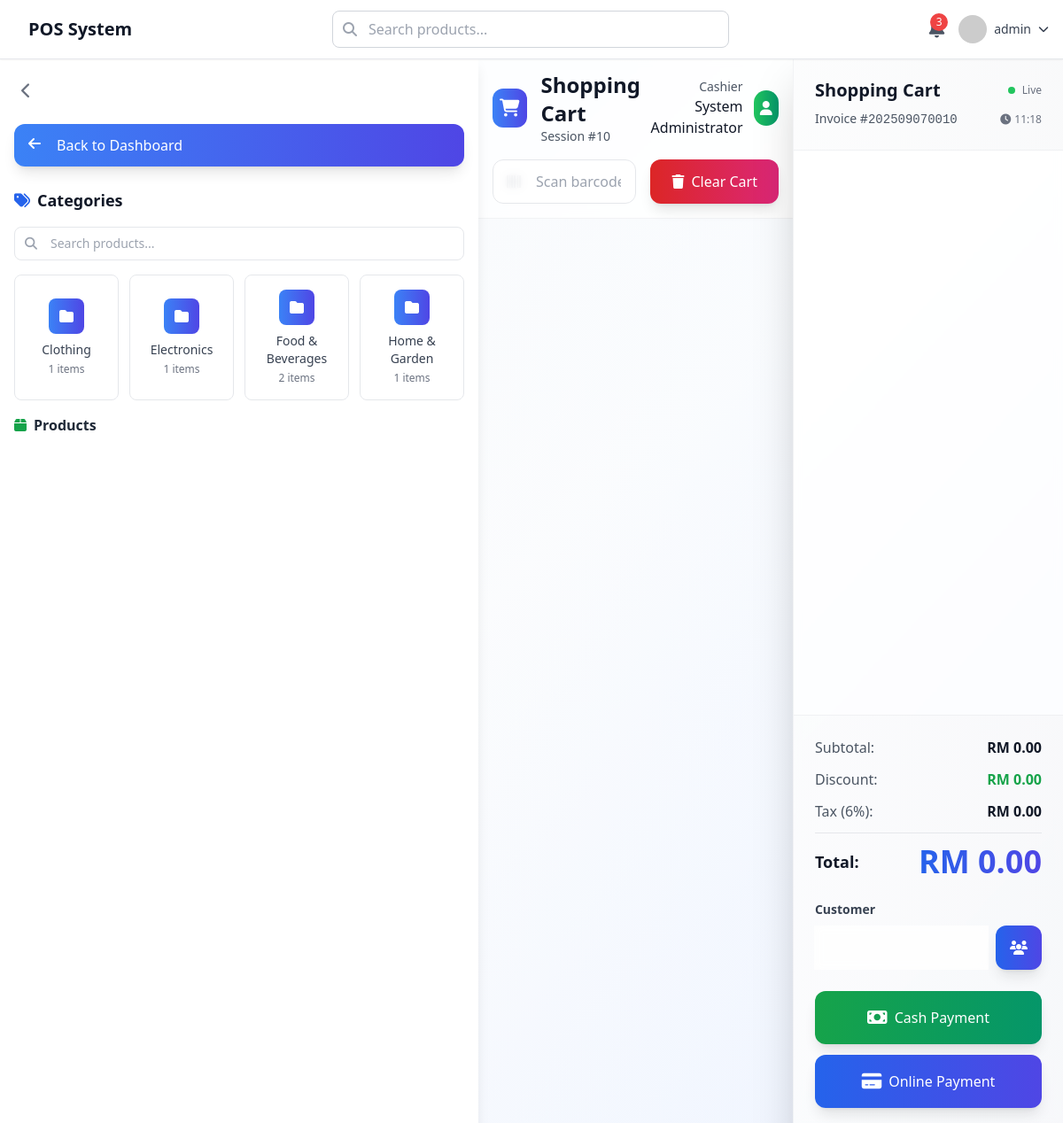
The app's page /pos.php (signed in) with its own data.
### tables this page shows
CREATE TABLE IF NOT EXISTS `categories` (
  `id` int NOT NULL AUTO_INCREMENT,
  `name` varchar(100) NOT NULL,
  `description` text,
  `is_active` tinyint(1) DEFAULT '1',
  `created_at` timestamp NULL DEFAULT CURRENT_TIMESTAMP,
  `updated_at` timestamp NULL DEFAULT CURRENT_TIMESTAMP ON UPDATE CURRENT_TIMESTAMP,
  PRIMARY KEY (`id`)
);

CREATE TABLE IF NOT EXISTS `sales_sessions` (
  `id` int NOT NULL AUTO_INCREMENT,
  `user_id` int NOT NULL,
  `session_start` timestamp NULL DEFAULT CURRENT_TIMESTAMP,
  `session_end` timestamp NULL DEFAULT NULL,
  `opening_amount` decimal(10,2) DEFAULT '0.00',
  `closing_amount` decimal(10,2) DEFAULT '0.00',
  `total_sales` decimal(10,2) DEFAULT '0.00',
  `total_refunds` decimal(10,2) DEFAULT '0.00',
  `status` enum('open','closed') DEFAULT 'open',
  `notes` text,
  `created_at` timestamp NULL DEFAULT CURRENT_TIMESTAMP,
  `updated_at` timestamp NULL DEFAULT CURRENT_TIMESTAMP ON UPDATE CURRENT_TIMESTAMP,
  PRIMARY KEY (`id`),
  KEY `user_id` (`user_id`)
);

### pos.php (the view, shortened to what this page needs)
<?php
include 'include/conn.php';
include 'include/pos-head.php';
include 'include/header.php';
$user_id = $_SESSION['user_id'];
$query_session = mysqli_query($conn, "SELECT * FROM sales_sessions WHERE user_id = $user_id AND status = 'open' ORDER BY id DESC LIMIT 1");
$current_session = mysqli_fetch_array($query_session);
if (!$current_session) {
    mysqli_query($conn, "INSERT INTO sales_sessions (user_id, opening_amount) VALUES ($user_id, 0)");
    $current_session_id = mysqli_insert_id($conn);
} else {
    $current_session_id = $current_session['id'];
}
$categories_query = mysqli_query($conn, "SELECT * FROM categories WHERE is_active = 1 ORDER BY name");
$categories = [];
while ($category = mysqli_fetch_array($categories_query)) {
    $category_id = $category['id'];
    $products_query = mysqli_query($conn, "SELECT id, name, sku, selling_price, stock_quantity FROM products WHERE category_id = $category_id AND is_active = 1 ORDER BY name");
    $products = [];
    while ($product = mysqli_fetch_array($products_query)) {
        $products[] = $product;
    }
    $category['products'] = $products;
    $categories[] = $category;
}
?>
<aside class="sidebar fixed left-0 top-0 h-full bg-white shadow-lg transform transition-transform duration-300 ease-in-out z-40 lg:translate-x-0" style="top: 64px;">
    <div class="p-4">
        <div class="flex justify-between items-center mb-4">
            <div class="flex items-center space-x-2">
                <button onclick="toggleDesktopSidebar()" class="hidden lg:flex p-2 text-gray-500 hover:text-gray-700 hover:bg-gray-100 rounded-lg transition-colors" title="Toggle Sidebar (Ctrl+B)">
                    <i class="fas fa-chevron-left text-lg sidebar-toggle-icon"></i>
                </button>
            </div>
        </div>
        <div class="mb-6 sidebar-content">
            <a href="dashboard.php" class="flex items-center px-4 py-3 bg-gradient-to-r from-blue-500 to-indigo-600 text-white rounded-xl hover:from-blue-600 hover:to-indigo-700 transition-all duration-300 shadow-lg hover:shadow-xl transform hover:-translate-y-0.5">
                <i class="fas fa-arrow-left w-5 h-5 mr-3"></i>
                <span class="font-medium">Back to Dashboard</span>
            </a>
        </div>
        <div class="space-y-4 sidebar-content">
            <h3 class="text-lg font-bold text-gray-900 mb-3 flex items-center">
                <i class="fas fa-tags mr-2 text-blue-600"></i>
                Categories
            </h3>
            <div class="relative">
                <div class="absolute inset-y-0 left-0 pl-3 flex items-center pointer-events-none">
                </div>
                <input type="text" id="product-search" placeholder="Search products..."
                       class="w-full pl-10 pr-10 py-2 bg-white border border-gray-200 rounded-lg focus:ring-2 focus:ring-blue-500 focus:border-transparent transition-all duration-200 text-sm"
                       autocomplete="off">
            </div>
            <div id="categories-grid" class="grid grid-cols-2 lg:grid-cols-4 gap-2 lg:gap-3">
                <?php foreach ($categories as $category): ?>
                <button class="category-card flex flex-col items-center justify-center p-3 lg:p-4 bg-white border border-gray-200 rounded-lg hover:bg-blue-50 hover:border-blue-300 hover:shadow-md transition-all duration-200 transform hover:-translate-y-1"
                        onclick="toggleCategory('category-<?= $category['id'] ?>')"
                        data-category-id="<?= $category['id'] ?>">
                    <div class="w-8 h-8 lg:w-10 lg:h-10 bg-gradient-to-r from-blue-500 to-indigo-600 rounded-lg flex items-center justify-center mb-2">
                        <i class="fas fa-folder text-white text-sm lg:text-base"></i>
                    </div>
                    <span class="text-xs lg:text-sm font-medium text-gray-700 text-center leading-tight"><?= htmlspecialchars($category['name']) ?></span>
                    <span class="text-xs text-gray-500 mt-1"><?= count($category['products']) ?> items</span>
                </button>
                <?php endforeach; ?>
            </div>
            <div class="mt-6">
                <h4 class="text-md font-semibold text-gray-800 mb-3 flex items-center">
                    <i class="fas fa-box mr-2 text-green-600"></i>
                    Products
                </h4>
            </div>
        </div>
    </div>
</aside>
<div class="main-content ml-0 pt-16">
    <div class="absolute inset-0 bg-gradient-to-br from-blue-50 via-white to-indigo-50 -z-10"></div>
    <div class="flex flex-col lg:flex-row h-screen">
        <div class="flex-1 flex flex-col order-2 lg:order-1">
            <div class="backdrop-blur-sm bg-white/70 border-b border-gray-200/50 p-3 lg:p-4">
                <div class="flex items-center justify-between mb-3 lg:mb-4">
                    <div class="flex items-center space-x-2 lg:space-x-4">
                        <div class="p-2 bg-gradient-to-r from-blue-500 to-indigo-600 rounded-xl">
                            <i class="fas fa-shopping-cart text-white text-lg lg:text-xl"></i>
                        </div>
                        <div>
                            <h1 class="text-lg lg:text-2xl font-bold text-gray-900">Shopping Cart</h1>
                            <p class="text-xs lg:text-sm text-gray-600">Session #<?= $current_session_id ?></p>
                        </div>
                    </div>
                    <div class="flex items-center space-x-2 lg:space-x-3">
                        <div class="text-right hidden sm:block">
                            <p class="text-xs lg:text-sm text-gray-600">Cashier</p>
                            <p class="font-medium text-gray-900 text-sm lg:text-base"><?= $_SESSION['full_name'] ?></p>
                        </div>
                        <div class="w-8 h-8 lg:w-10 lg:h-10 bg-gradient-to-r from-green-500 to-emerald-600 rounded-full flex items-center justify-center">
                            <i class="fas fa-user text-white text-sm lg:text-base"></i>
                        </div>
                    </div>
                </div>
                <div class="flex flex-col sm:flex-row space-y-2 sm:space-y-0 sm:space-x-4">
                    <div class="flex-1 relative group">
                        <i class="fas fa-barcode absolute left-3 lg:left-4 top-1/2 transform -translate-y-1/2 text-gray-400 group-focus-within:text-blue-500 transition-colors duration-200 text-sm lg:text-base"></i>
                        <input type="text" id="product-entry" placeholder="Scan barcode or enter SKU..."
                               class="w-full pl-10 lg:pl-12 pr-4 py-2 lg:py-3 bg-white/80 backdrop-blur-sm border border-gray-200 rounded-xl focus:ring-2 focus:ring-blue-500 focus:border-transparent transition-all duration-200 placeholder-gray-400 text-sm lg:text-base"
                               autocomplete="off">
                    </div>
                    <button onclick="clearCart()" class="inline-flex items-center justify-center px-4 lg:px-6 py-2 lg:py-3 bg-gradient-to-r from-red-600 to-pink-600 text-white rounded-xl hover:from-red-700 hover:to-pink-700 transition-all duration-300 shadow-lg hover:shadow-xl transform hover:-translate-y-0.5 text-sm lg:text-base">
                        <i class="fas fa-trash mr-2"></i><span class="hidden sm:inline">Clear Cart</span><span class="sm:hidden">Clear</span>
                    </button>
                </div>
            </div>
            <div class="flex-1 p-3 lg:p-6 bg-gradient-to-br from-gray-50/50 to-blue-50/50 overflow-y-auto">
            </div>
        </div>
        <div class="w-full lg:w-96 backdrop-blur-sm bg-white/70 border-t lg:border-l lg:border-t-0 border-gray-200/50 flex flex-col shadow-2xl order-1 lg:order-2">
            <div class="p-4 lg:p-6 border-b border-gray-200/50 bg-gradient-to-r from-gray-50/50 to-gray-100/50">
                <div class="flex items-center justify-between mb-2">
                    <h2 class="text-lg lg:text-xl font-bold text-gray-900">Shopping Cart</h2>
                    <div class="flex items-center space-x-2">
                        <div class="w-2 h-2 bg-green-500 rounded-full animate-pulse"></div>
                        <span class="text-xs text-gray-500">Live</span>
                    </div>
                </div>
                <div class="flex items-center justify-between">
                    <p class="text-xs lg:text-sm text-gray-600">Invoice #<span id="invoice-number" class="font-mono font-medium"><?= date('Ymd') . str_pad($current_session_id, 4, '0', STR_PAD_LEFT) ?></span></p>
                    <div class="text-xs text-gray-500">
                        <i class="fas fa-clock mr-1"></i><?= date('H:i') ?>
                    </div>
                </div>
            </div>
            <div class="flex-1 overflow-y-auto p-4 lg:p-6">
            </div>
            <div class="p-4 lg:p-6 border-t border-gray-200/50 bg-gradient-to-r from-gray-50/50 to-gray-100/50 space-y-4 lg:space-y-6">
                <div class="space-y-2 lg:space-y-3">
                    <div class="flex justify-between items-center">
                        <span class="text-sm lg:text-base text-gray-600">Subtotal:</span>
                        <span id="subtotal" class="font-semibold text-gray-900 text-sm lg:text-base">RM 0.00</span>
                    </div>
                    <div class="flex justify-between items-center">
                        <span class="text-sm lg:text-base text-gray-600">Discount:</span>
                        <span id="discount" class="font-semibold text-green-600 text-sm lg:text-base">RM 0.00</span>
                    </div>
                    <div class="flex justify-between items-center">
                        <span class="text-sm lg:text-base text-gray-600">Tax (6%):</span>
                        <span id="tax" class="font-semibold text-gray-900 text-sm lg:text-base">RM 0.00</span>
                    </div>
                    <div class="border-t border-gray-200 pt-2 lg:pt-3">
                        <div class="flex justify-between items-center">
                            <span class="text-base lg:text-lg font-bold text-gray-900">Total:</span>
                            <span id="total" class="text-2xl lg:text-4xl font-bold bg-gradient-to-r from-blue-600 to-indigo-600 bg-clip-text text-transparent">RM 0.00</span>
                        </div>
                    </div>
                </div>
                <div class="space-y-2">
                    <label class="block text-xs lg:text-sm font-semibold text-gray-700">Customer</label>
                    <div class="flex space-x-2">
                        <div class="flex-1">
                            <input type="text" id="selected-member-display" placeholder="Walk-in Customer" readonly
                                   class="w-full px-3 lg:px-4 py-2 lg:py-3 bg-white/80 backdrop-blur-sm border border-gray-200 rounded-xl focus:ring-2 focus:ring-blue-500 focus:border-transparent transition-all duration-200 cursor-pointer text-sm lg:text-base">
                        </div>
                        <button onclick="openMemberModal()" class="px-3 lg:px-4 py-2 lg:py-3 bg-gradient-to-r from-blue-600 to-indigo-600 text-white rounded-xl hover:from-blue-700 hover:to-indigo-700 transition-all duration-300 shadow-lg hover:shadow-xl transform hover:-translate-y-0.5">
                            <i class="fas fa-users text-sm lg:text-base"></i>
                        </button>
                    </div>
                </div>
                <div class="space-y-2 lg:space-y-3">
                    <button onclick="processPayment('cash')" class="group relative w-full px-3 lg:px-4 py-3 lg:py-4 bg-gradient-to-r from-green-600 to-emerald-600 text-white rounded-xl hover:from-green-700 hover:to-emerald-700 transition-all duration-300 shadow-lg hover:shadow-xl transform hover:-translate-y-0.5">
                        <div class="relative z-10 flex items-center justify-center">
                            <i class="fas fa-money-bill text-lg lg:text-xl mr-2"></i>
                            <span class="font-medium text-sm lg:text-base">Cash Payment</span>
                        </div>
                    </button>
                    <button onclick="openPaymentMethodModal()" class="group relative w-full px-3 lg:px-4 py-3 lg:py-4 bg-gradient-to-r from-blue-600 to-indigo-600 text-white rounded-xl hover:from-blue-700 hover:to-indigo-700 transition-all duration-300 shadow-lg hover:shadow-xl transform hover:-translate-y-0.5">
                        <div class="relative z-10 flex items-center justify-center">
                            <i class="fas fa-credit-card text-lg lg:text-xl mr-2"></i>
                            <span class="font-medium text-sm lg:text-base">Online Payment</span>
                        </div>
                    </button>
                </div>
            </div>
        </div>
    </div>
</div>
<?php include 'include/footer.php'; ?>

### assets/css/pos.css (style rules this page uses)
.sidebar { transition: transform 0.3s ease-in-out, width 0.3s ease-in-out; width: 45vw !important; }
.sidebar > div { height: calc(100vh - 64px); overflow-y: auto; position: relative; z-index: 10001; }
.sidebar button, .sidebar a { position: relative; z-index: 10002; }
.main-content { transition: margin-left 0.3s ease-in-out; }
@media (min-width: 1024px) { .main-content:not(.expanded) { margin-left: 45vw !important; } }
:root { --vh: 1vh; }
.h-screen { height: calc(var(--vh, 1vh) * 100); }
.category-card { min-height: 80px; transition: all 0.2s ease-in-out; }
.sidebar .grid { max-width: 100%; }
.animate-fade-in { animation: fadeIn 0.3s ease-out forwards; opacity: 0; }

### include/pos-head.php (style rules this page uses)
.sidebar { transition: all 0.3s ease; }
:root { --vh: 1vh; }
.h-screen { height: calc(var(--vh, 1vh) * 100); }

### records on screen
categories: name "Clothing", count($category['products']) "1"
categories: name "Electronics", count($category['products']) "1"
categories: name "Food & Beverages", count($category['products']) "2"
categories: name "Home & Garden", count($category['products']) "1"
sales_sessions: id "10", id "0010"

### other values on screen
$_SESSION['username'] "admin"
$_SESSION['full_name'] "System Administrator"
